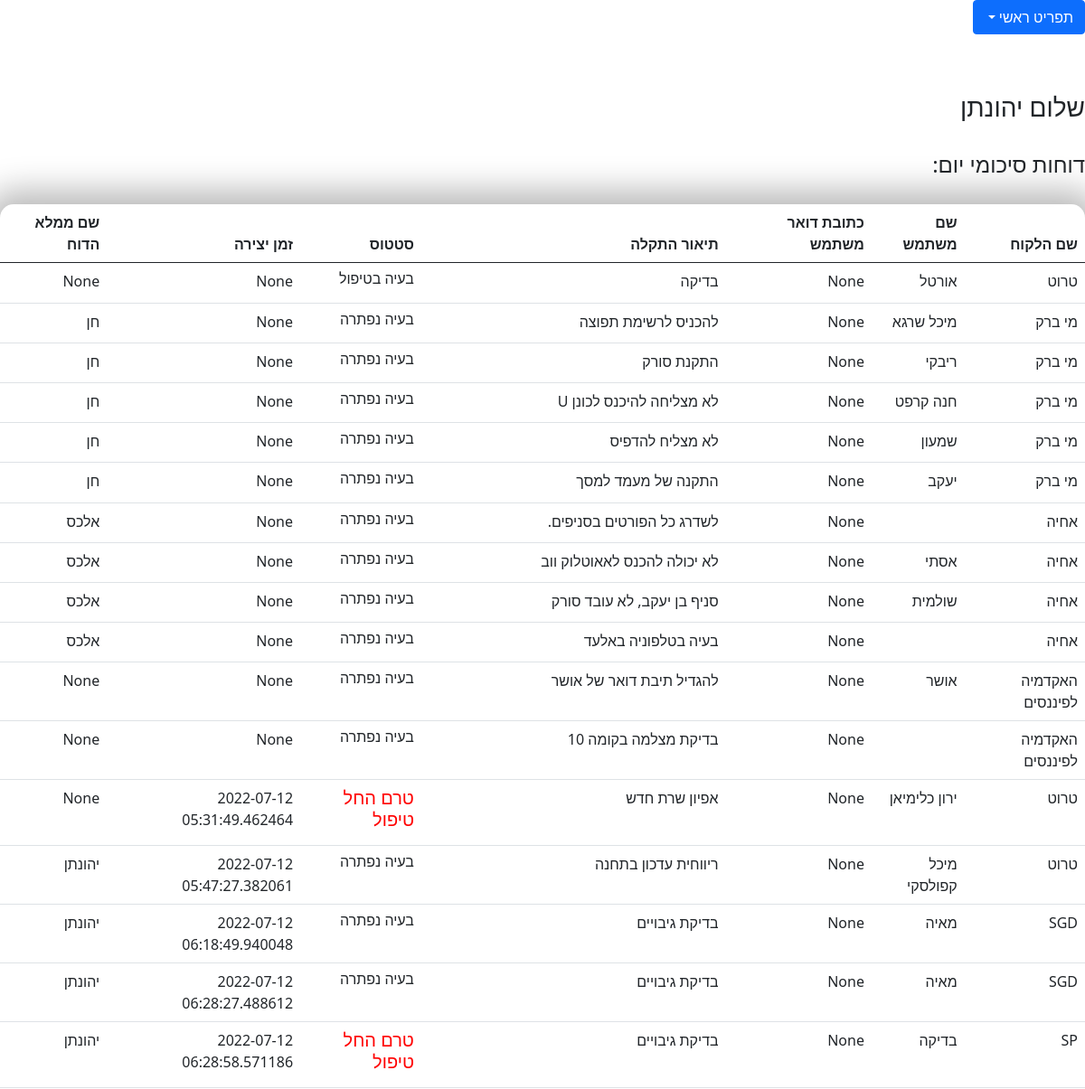
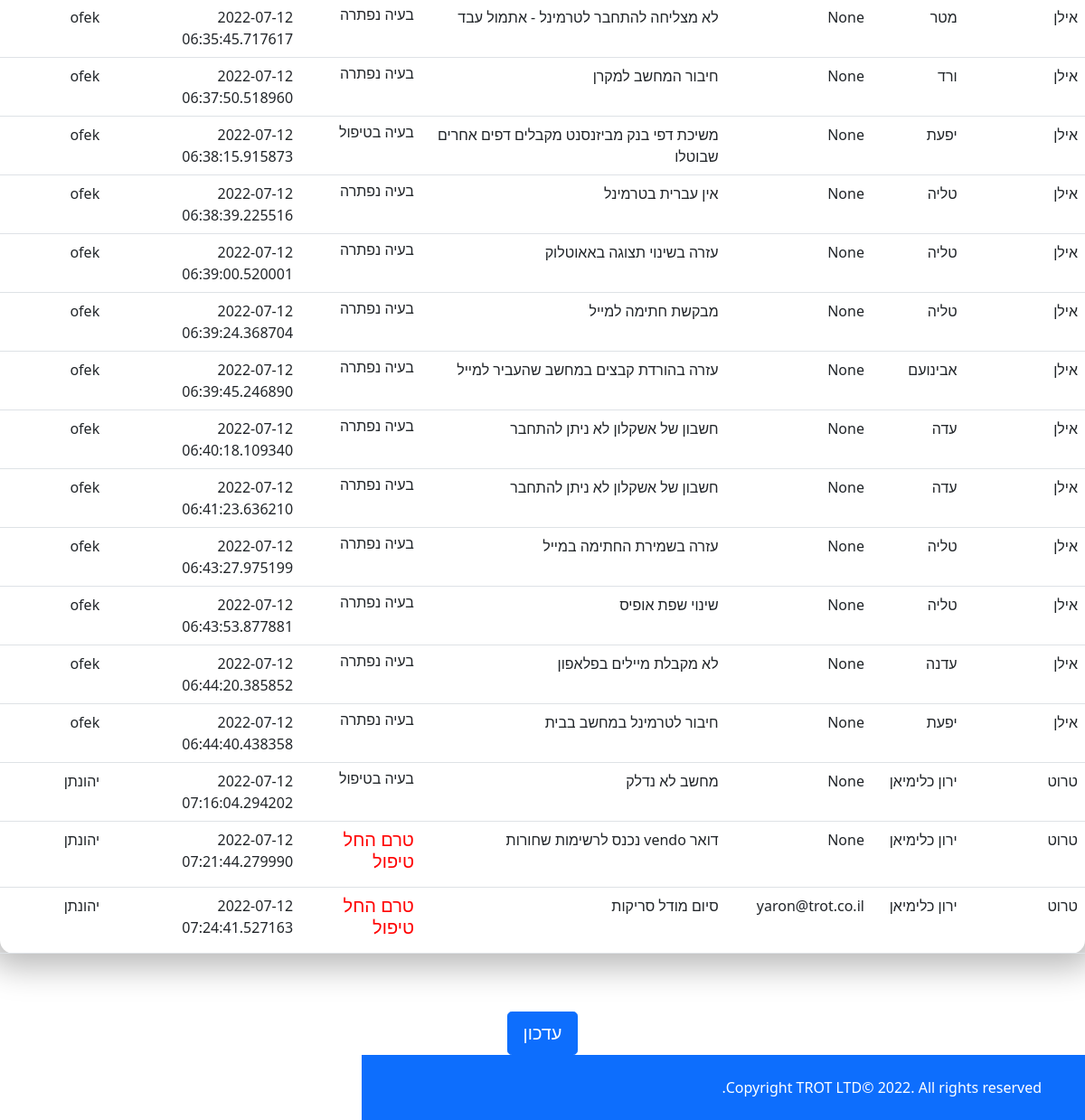
Screenshot of /Viewreport (signed in) with the database file from the repository (2 pictures, top to bottom).
### taskManager/models.py (models this page shows, shortened)
class WorkReports(db.Model):
    id = db.Column(db.Integer, primary_key=True)
    createTime= db.Column(db.DateTime,  default=datetime.utcnow)
    customer = db.Column(db.String(20))
    client= db.Column(db.String(20))
    description = db.Column(db.String(30))
    status = db.Column(db.String(25))
    classification = db.Column(db.String(20))
    resolve = db.Column(db.String(150))
    reason = db.Column(db.String(150))
    username = db.Column(db.String(25))
    whatHasBeenDone = db.Column(db.String(150))
    clientEmailAddress = db.Column(db.String(30))

### taskManager/routes.py (the view)
@main.route('/Viewreport', methods=('GET', 'POST'))
def ViewWorkReport():
    form= ReportView()
    username = session['username']
    Reports = WorkReports.query.all()
    return render_template('ViewWorkReplorts.html',Reports=Reports, form=form)

### taskManager/forms.py
class ReportView(FlaskForm):
    submit = SubmitField('עדכון')

### taskManager/models.py (called while the page is built)
@login_manager.user_loader
def load_user(user_id):
    return Users.query.get(user_id)

### taskManager/templates/ViewWorkReplorts.html (shortened to what this page needs)
{% extends 'menu.html' %}
{% block extracss %}
    <link href="../static/style.css" rel="stylesheet">
    <link href="../static/table.css" rel="stylesheet">
{% endblock %}
{% block content %}
        <form method="POST" action="">
    {% block table %}
        <h3> שלום {{ session.username }} </h3>
        <h4>דוחות סיכומי יום:</h4>
    <table class="table">
     <thead class="thead-dark">
        <tr>
            <th scope="col">שם הלקוח</th>
            <th scope="col">שם משתמש</th>
            <th scope="col">כתובת דואר משתמש</th>
            <th scope="col">תיאור התקלה</th>
            <th scope="col">סטטוס</th>
            <th scope="col">זמן יצירה</th>
            <th scope="col">שם ממלא הדוח</th>
        </tr>
     </thead>
 <tbody>
 {%- for row in Reports %}
    <tr>
        <td>
             {{ row.customer }}
       </td>
       <td>
           {{ row.client}}
       </td>
        <td>
           {{ row.clientEmailAddress}}
       </td>
           <td>
           {{ row.description}}
       </td>
        <td>
           {% if row.status =='2' %}
             <h6>בעיה נפתרה</h6>
            {%  elif row.status =='1'%}
               <h5 style="color: red">טרם החל טיפול</h5>
            {%  else %}
              <h6>בעיה בטיפול</h6>
            {% endif %}
       </td>
        <td>
           {{ row.createTime}}
       </td>
        <td>
           {{ row.username}}
       </td>
    </tr>
 {%- endfor %}
 </tbody>
 </table>
{% endblock table %}
        <div class="text-center">
            {{ form.submit(class_="btn btn-primary btn-lg") }}
        </div>
    </form>
{% endblock content %}

### taskManager/templates/menu.html (shortened to what this page needs)
{% extends'formBase.html' %}
{% block menu %}
    <div class="btn-group menu">
        <div class="dropdown">
            <button class="btn btn-primary dropdown-toggle" type="button" id="dropdown" data-bs-toggle="dropdown"
                    aria-expanded="false">
                תפריט ראשי
            </button>
        </div>
    </div>
{% endblock menu %}

### taskManager/templates/formBase.html (shortened to what this page needs)
{% extends 'base.html' %}
{% block footer %}
    <div id="footer" class="h-100 d-flex flex-column justify-content-end text-md-end  py-4 px-4 px-xl-5 bg-primary">
        <div class="text-white mb-3 mb-md-0">
            Copyright TROT LTD© 2022. All rights reserved.
        </div>
    </div>
{% endblock footer %}

### taskManager/templates/base.html (shortened to what this page needs)
<!DOCTYPE html>
<html lang="he" dir="rtl">
<body class="d-flex flex-column min-vh-100">
{% block menu %} {% endblock menu %}
{%  block content %}
{% endblock content %}
{% block footer %}
{% endblock footer %}
</body>
<head>
  {% block extracss %} {% endblock extracss %}
  <link href="https://cdn.jsdelivr.net/npm/bootstrap@5.0.2/dist/css/bootstrap.min.css" rel="stylesheet">
    <link rel="stylesheet" href="../static/style.css">
  </head>
</html>

### taskManager/static/style.css (style rules this page uses)
html, body { width: 100%; height: 100%; }
body { direction: rtl; align-items: stretch; flex-direction: column; display: flex; flex-grow: 1; flex-shrink: 0; flex: 1 0 auto; }
#footer { flex:0; height: 100vh; width: 100vh; margin-top: auto; flex-shrink: 0; }

### taskManager/static/table.css (style rules this page uses)
body { background-color: rgba(136, 178, 201, 1); }
table { background-color: transparent; margin: 30px auto; border-collapse: separate; border-spacing: 0; box-shadow: 0px 0px 36px 15px rgba(0, 0, 0, 0.28); border-radius: 15px; }
tr td { background-color: #fff; padding: 20px; }

### rows the page displays
WorkReports: customer "טרוט", client "אורטל", clientEmailAddress "None", description "בדיקה", status "בעיה בטיפול", createTime "None", username "None"
WorkReports: customer "מי ברק", client "מיכל שרגא", clientEmailAddress "None", description "להכניס לרשימת תפוצה", status "בעיה נפתרה", createTime "None", username "חן"
WorkReports: customer "מי ברק", client "ריבקי", clientEmailAddress "None", description "התקנת סורק", status "בעיה נפתרה", createTime "None", username "חן"
WorkReports: customer "מי ברק", client "חנה קרפט", clientEmailAddress "None", description "לא מצליחה להיכנס לכונן U", status "בעיה נפתרה", createTime "None", username "חן"
WorkReports: customer "מי ברק", client "שמעון", clientEmailAddress "None", description "לא מצליח להדפיס", status "בעיה נפתרה", createTime "None", username "חן"
WorkReports: customer "מי ברק", client "יעקב", clientEmailAddress "None", description "התקנה של מעמד למסך", status "בעיה נפתרה", createTime "None", username "חן"
WorkReports: customer "אחיה", clientEmailAddress "None", description "לשדרג כל הפורטים בסניפים.", status "בעיה נפתרה", createTime "None", username "אלכס"
WorkReports: customer "אחיה", client "אסתי", clientEmailAddress "None", description "לא יכולה להכנס לאאוטלוק ווב", status "בעיה נפתרה", createTime "None", username "אלכס"
WorkReports: customer "אחיה", client "שולמית", clientEmailAddress "None", description "סניף בן יעקב, לא עובד סורק", status "בעיה נפתרה", createTime "None", username "אלכס"
WorkReports: customer "אחיה", clientEmailAddress "None", description "בעיה בטלפוניה באלעד", status "בעיה נפתרה", createTime "None", username "אלכס"
WorkReports: customer "האקדמיה לפיננסים", client "אושר", clientEmailAddress "None", description "להגדיל תיבת דואר של אושר", status "בעיה נפתרה", createTime "None", username "None"
WorkReports: customer "האקדמיה לפיננסים", clientEmailAddress "None", description "בדיקת מצלמה בקומה 10", status "בעיה נפתרה", createTime "None", username "None"
WorkReports: customer "טרוט", client "ירון כלימיאן", clientEmailAddress "None", description "אפיון שרת חדש", status "טרם החל טיפול", createTime "2022-07-12 05:31:49.462464", username "None"
WorkReports: customer "טרוט", client "מיכל קפולסקי", clientEmailAddress "None", description "ריווחית עדכון בתחנה", status "בעיה נפתרה", createTime "2022-07-12 05:47:27.382061", username "יהונתן"
WorkReports: customer "SGD", client "מאיה", clientEmailAddress "None", description "בדיקת גיבויים", status "בעיה נפתרה", createTime "2022-07-12 06:18:49.940048", username "יהונתן"
WorkReports: customer "SGD", client "מאיה", clientEmailAddress "None", description "בדיקת גיבויים", status "בעיה נפתרה", createTime "2022-07-12 06:28:27.488612", username "יהונתן"
WorkReports: customer "SP", client "בדיקה", clientEmailAddress "None", description "בדיקת גיבויים", status "טרם החל טיפול", createTime "2022-07-12 06:28:58.571186", username "יהונתן"
WorkReports: customer "אילן", client "מטר", clientEmailAddress "None", description "לא מצליחה להתחבר לטרמינל - אתמול עבד", status "בעיה נפתרה", createTime "2022-07-12 06:35:45.717617", username "ofek"
WorkReports: customer "אילן", client "ורד", clientEmailAddress "None", description "חיבור המחשב למקרן", status "בעיה נפתרה", createTime "2022-07-12 06:37:50.518960", username "ofek"
WorkReports: customer "אילן", client "יפעת", clientEmailAddress "None", description "משיכת דפי בנק מביזנסנט מקבלים דפים אחרים שבוטלו", status "בעיה בטיפול", createTime "2022-07-12 06:38:15.915873", username "ofek"
WorkReports: customer "אילן", client "טליה", clientEmailAddress "None", description "אין עברית בטרמינל", status "בעיה נפתרה", createTime "2022-07-12 06:38:39.225516", username "ofek"
WorkReports: customer "אילן", client "טליה", clientEmailAddress "None", description "עזרה בשינוי תצוגה באאוטלוק", status "בעיה נפתרה", createTime "2022-07-12 06:39:00.520001", username "ofek"
WorkReports: customer "אילן", client "טליה", clientEmailAddress "None", description "מבקשת חתימה למייל", status "בעיה נפתרה", createTime "2022-07-12 06:39:24.368704", username "ofek"
WorkReports: customer "אילן", client "אבינועם", clientEmailAddress "None", description "עזרה בהורדת קבצים במחשב שהעביר למייל", status "בעיה נפתרה", createTime "2022-07-12 06:39:45.246890", username "ofek"
WorkReports: customer "אילן", client "עדה", clientEmailAddress "None", description "חשבון של אשקלון לא ניתן להתחבר", status "בעיה נפתרה", createTime "2022-07-12 06:40:18.109340", username "ofek"
WorkReports: customer "אילן", client "עדה", clientEmailAddress "None", description "חשבון של אשקלון לא ניתן להתחבר", status "בעיה נפתרה", createTime "2022-07-12 06:41:23.636210", username "ofek"
WorkReports: customer "אילן", client "טליה", clientEmailAddress "None", description "עזרה בשמירת החתימה במייל", status "בעיה נפתרה", createTime "2022-07-12 06:43:27.975199", username "ofek"
WorkReports: customer "אילן", client "טליה", clientEmailAddress "None", description "שינוי שפת אופיס", status "בעיה נפתרה", createTime "2022-07-12 06:43:53.877881", username "ofek"
WorkReports: customer "אילן", client "עדנה", clientEmailAddress "None", description "לא מקבלת מיילים בפלאפון", status "בעיה נפתרה", createTime "2022-07-12 06:44:20.385852", username "ofek"
WorkReports: customer "אילן", client "יפעת", clientEmailAddress "None", description "חיבור לטרמינל במחשב בבית", status "בעיה נפתרה", createTime "2022-07-12 06:44:40.438358", username "ofek"
WorkReports: customer "טרוט", client "ירון כלימיאן", clientEmailAddress "None", description "מחשב לא נדלק", status "בעיה בטיפול", createTime "2022-07-12 07:16:04.294202", username "יהונתן"
WorkReports: customer "טרוט", client "ירון כלימיאן", clientEmailAddress "None", description "דואר vendo נכנס לרשימות שחורות", status "טרם החל טיפול", createTime "2022-07-12 07:21:44.279990", username "יהונתן"
WorkReports: customer "טרוט", client "ירון כלימיאן", clientEmailAddress "yaron@trot.co.il", description "סיום מודל סריקות", status "טרם החל טיפול", createTime "2022-07-12 07:24:41.527163", username "יהונתן"

### other values shown
{{ session.username }} "יהונתן"
